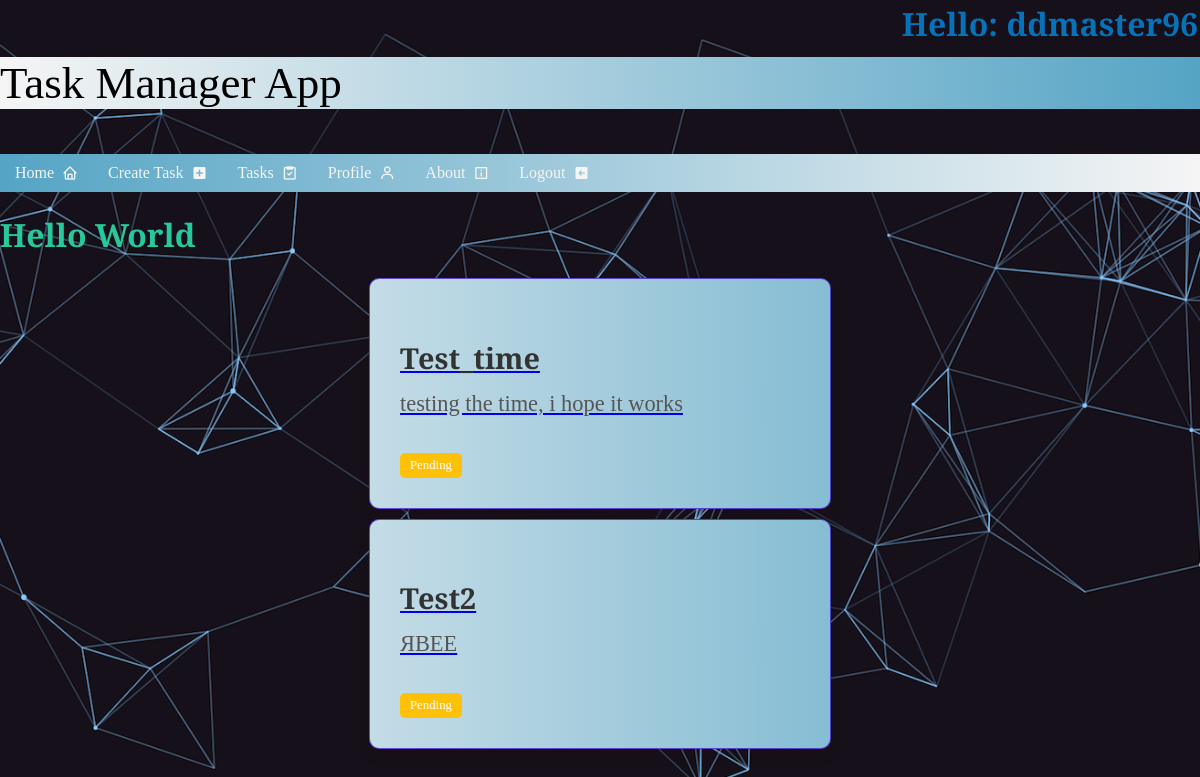
The page /tasks/task_dashboard/ (signed in) on the database as committed earlier.
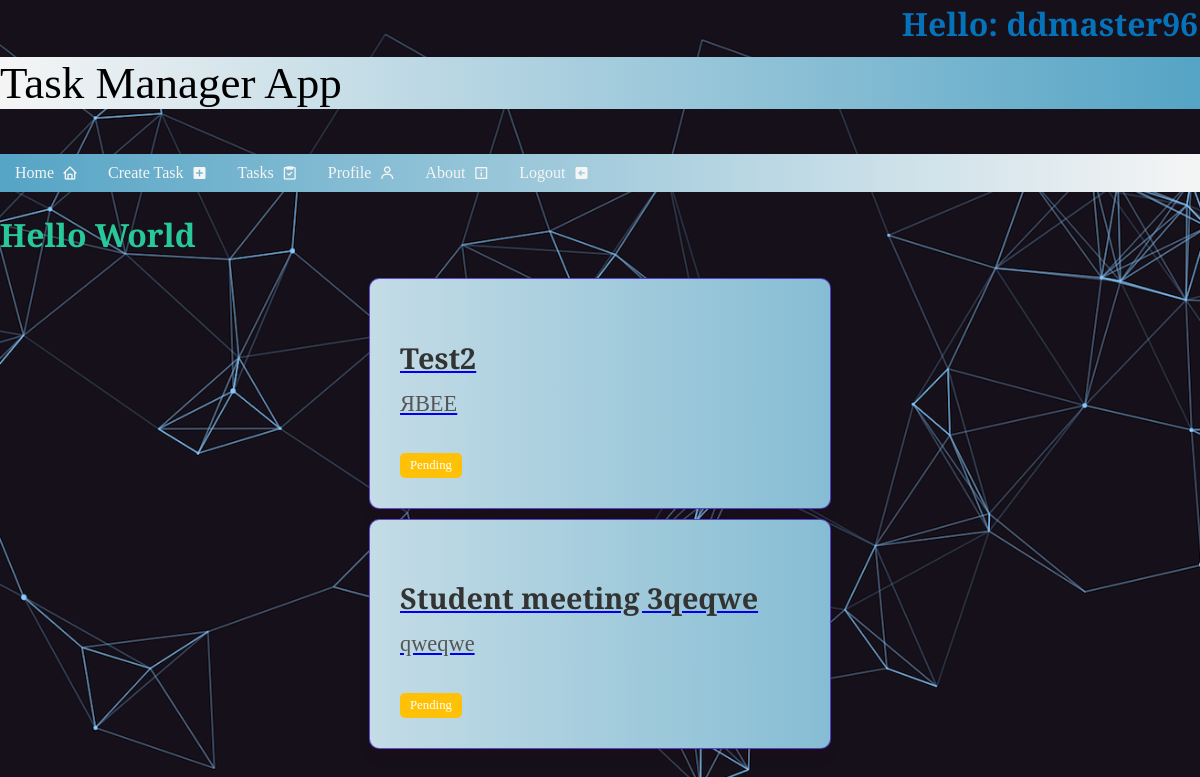
The same page on the database as committed later.
### accounts/models.py (models this page shows, shortened)
class AppUser(AbstractBaseUser , PermissionsMixin):
    email = models.EmailField(
        unique=True
    )
    username = models.CharField(
        unique=True,
        max_length=150,
    )
    is_staff = models.BooleanField(
        _("staff status"),
        default=False,
        help_text=_("Designates whether the user can log into this admin site."),
    )
    is_active = models.BooleanField(
        _("active"),
        default=True,
        help_text=_(
            "Designates whether this user should be treated as active. "
            "Unselect this instead of deleting accounts."
        ),
    )
    objects = AppUserManager()
    EMAIL_FIELD = "email"
    USERNAME_FIELD = "username" # means the first credential in our auth
    REQUIRED_FIELDS = ["email"]

### tasks/models.py (models this page shows, shortened)
class Tasks(models.Model):
    name = models.CharField(
        max_length=100
    )
    description = models.TextField(
    )
    date_created = models.DateTimeField(
        auto_now_add=True
    )
    due_date = models.DateTimeField(
        help_text="Краен срок с дата и час"
    )
    remaining = models.DurationField(
        null=True,
        blank=True,
        help_text="Оставащо време до крайния срок"
    )
    profile = models.ForeignKey(
        Profile,
        on_delete=models.CASCADE,
        related_name="user_tasks",
        null=True,
        blank=True
    )
    status = models.CharField(
        choices=StatusChoices.choices,
        default=StatusChoices.PENDING,
        max_length=100,
    )

### tasks/views.py (the view)
# urls.py: path('task_dashboard/', DashboardView.as_view(), name='dashboard'),
class DashboardView(ListView, FormView):
    template_name = 'tasks/dashboard.html'
    context_object_name = 'tasks'
    form_class = SearchForm
    paginate_by = 8
    model = Tasks
    success_url = reverse_lazy('dashboard')
    def get_queryset(self):
        user_profile = self.request.user.profile
        queryset = self.model.objects.filter(profile=user_profile).exclude(status='Done')
        return queryset

### common/templatetags/user_info.py (called while the page is built)
@register.inclusion_tag('common/user_info.html')
def user_info(user):
    if user.is_authenticated:
        return {
            'user': user.username,
        }
    return {
        'user': 'Anonymous',
    }

### templates/tasks/dashboard.html
{% extends 'common/base.html' %}
{% block content %}
    {% for task in tasks %}
        <div class="task-box">
            <a href="{% url 'task_details' task.pk %}">
                <h3>{{ task.name }}</h3>
                <p>{{ task.description }}</p>
                <span class="task-status {% if task.status == 'Pending' %}pending{% elif task.status == 'Overdue' %}overdue{% endif %}">
                {{ task.status|title }}
            </span>
            </a>
        </div>
    {% endfor %}
{% endblock %}

### templates/common/base.html (shortened to what this page needs)
{% load static %}
{% load user_info %}
<!DOCTYPE html>
<html lang="en">
<head>
    <link rel="stylesheet" href={% static 'styles.css' %}>
    <link href='https://unpkg.com/boxicons@2.1.4/css/boxicons.min.css' rel='stylesheet'>
</head>
<div>
    {% user_info request.user %}
</div>
<body>
    <p>Task Manager App</p>
        {% include 'common/nav.html' %}
            <h1>Hello World</h1>
    {% block content %}
    {% endblock %}
</body>

### templates/common/user_info.html
<div>
    <div>
        <h1 class="h1-title">Hello: {{ user }}</h1>
    </div>
</div>

### templates/common/nav.html (shortened to what this page needs)
{% load static %}
<nav class="navbar">
    <ul>
        <li>
            <a href="{% url 'index' %}">
                Home
                <i class='bx bx-home'></i>
            </a>
        </li>
        {% if request.user.is_authenticated %}
            <li>
                <a href="{% url 'create_task' %}">Create Task
                    <i class='bx bxs-plus-square'></i>
                </a>
            </li>
            <li>
                <a href="{% url 'dashboard' %}">Tasks
                    <i class='bx bx-task'></i>
                </a>
            </li>
            <li>
                <a href="#">Profile
                    <i class='bx bx-user'></i>
                </a>
            </li>
        {% endif %}
        <li>
            <a href="#">About
                <i class='bx bx-info-square'></i>
            </a>
        </li>
        {% if not request.user.is_authenticated %}
            <li>
                <a href="{% url 'login' %}">Login
                    <i class='bx bx-lock'></i>
                </a>
            </li>
            <li>
                <a href="{% url 'register' %}">Register
                    <i class='bx bx-right-arrow-alt'></i>
                </a>
            </li>
        {% else %}
            <li>
                <a href="{% url 'logout' %}"
                   onclick="event.preventDefault(); document.getElementById('logout-form').submit()" class="menu-link">
                    Logout
                    <i class='bx bxs-left-arrow-square'></i>
                </a>
            </li>
        {% endif %}
    </ul>
</nav>

### static/main_page.css (style rules this page uses)
h1 { color: #27c99a; font-family: "Playfair Display", serif; }
body { background-image: url('images/compute-ea4c57a4.png'); background-repeat: no-repeat; background-attachment: fixed; background-size: cover; background-position: center; }
p { background: linear-gradient(to left, #55a4c5, whitesmoke) no-repeat fixed; font-family: 'Playfair Display', serif; font-size: 45px; text-align: left; top: 10px }
.h1-title { text-align: right; margin: 0; padding: 2px; color: #0572ba; font-family: 'Playfair Display', serif; }

### static/nav.css (style rules this page uses)
body { margin: 0px; top: 0; }
.navbar ul { list-style-type: none; background: linear-gradient(to right, #55a4c5, whitesmoke) no-repeat fixed; padding: 0; margin: 0; overflow: hidden; }
.navbar li { float: left; }
.navbar a { color: whitesmoke; text-decoration: none; padding: 10px 15px; display: flex; align-items: center; text-align: center; backdrop-filter: blur(10%); transition: background-color 0.3s, color 0.3s; border-radius: 5px; }
.navbar i { margin-left: 8px; }

### static/forms.css (style rules this page uses)
p { margin-top: 10px; }

### static/task_box.css (style rules this page uses)
.task-box { width: 400px; padding: 30px; margin: 10px auto; background: linear-gradient(to left, #55a4c5, whitesmoke) no-repeat fixed; border: 1px solid rgba(57, 9, 197, 0.69); border-radius: 10px; box-shadow: 0 8px 12px rgba(55, 8, 31, 0.1); font-family: "Playfair Display", serif; }
.task-box h3 { font-size: 1.8rem; color: #333; margin-bottom: 10px; }
.task-box p { font-size: 1.4rem; color: #555; line-height: 1.5; }
.task-box .task-status { display: inline-block; padding: 5px 10px; font-size: 0.8rem; color: #fff; border-radius: 5px; margin-top: 10px; }
.task-box .task-status.pending { background-color: #ffc107; }

Rows that differ between the two databases and show on the page:
no longer on this page (row edited): Tasks: name "Test_time", description "testing the time, i hope it works", status "Pending"
added Tasks: name "Student meeting 3qeqwe", description "qweqwe", status "Pending"
